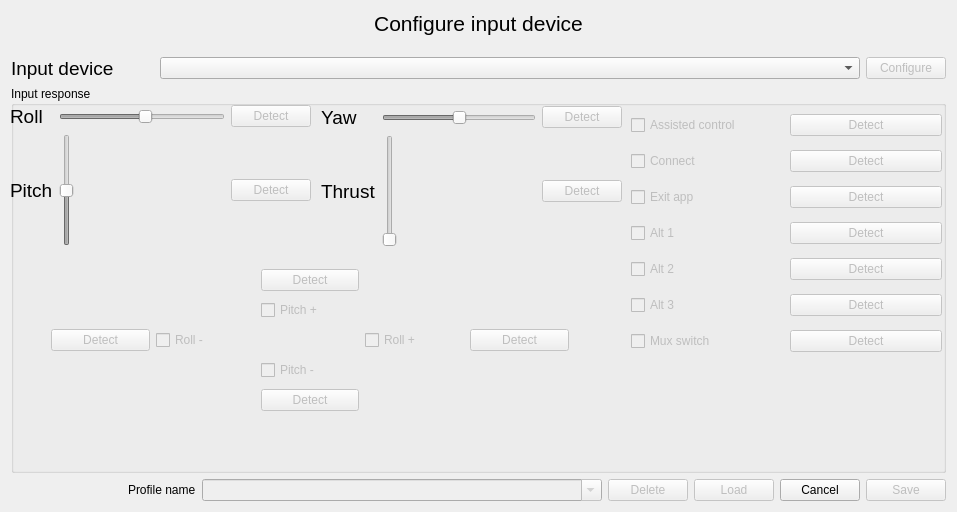
<?xml version="1.0" encoding="UTF-8"?>
<ui version="4.0">
 <class>Form</class>
 <widget class="QWidget" name="Form">
  <property name="windowModality">
   <enum>Qt::ApplicationModal</enum>
  </property>
  <property name="geometry">
   <rect>
    <x>0</x>
    <y>0</y>
    <width>957</width>
    <height>512</height>
   </rect>
  </property>
  <property name="windowTitle">
   <string>Input device configuration</string>
  </property>
  <layout class="QHBoxLayout" name="horizontalLayout">
   <item>
    <layout class="QVBoxLayout" name="verticalLayout">
     <item>
      <widget class="QLabel" name="label">
       <property name="maximumSize">
        <size>
         <width>16777215</width>
         <height>40</height>
        </size>
       </property>
       <property name="font">
        <font>
         <pointsize>16</pointsize>
        </font>
       </property>
       <property name="text">
        <string>Configure input device</string>
       </property>
       <property name="alignment">
        <set>Qt::AlignHCenter|Qt::AlignTop</set>
       </property>
      </widget>
     </item>
     <item>
      <layout class="QGridLayout" name="gridLayout_4">
       <item row="0" column="0">
        <widget class="QLabel" name="label_2">
         <property name="font">
          <font>
           <pointsize>14</pointsize>
          </font>
         </property>
         <property name="text">
          <string>Input device</string>
         </property>
        </widget>
       </item>
       <item row="0" column="1">
        <widget class="QComboBox" name="inputDeviceSelector">
         <property name="minimumSize">
          <size>
           <width>700</width>
           <height>0</height>
          </size>
         </property>
         <property name="duplicatesEnabled">
          <bool>false</bool>
         </property>
        </widget>
       </item>
       <item row="0" column="2">
        <widget class="QPushButton" name="configButton">
         <property name="enabled">
          <bool>false</bool>
         </property>
         <property name="maximumSize">
          <size>
           <width>80</width>
           <height>16777215</height>
          </size>
         </property>
         <property name="text">
          <string>Configure</string>
         </property>
        </widget>
       </item>
      </layout>
     </item>
     <item>
      <layout class="QHBoxLayout" name="inputDetectionLayout">
       <item>
        <widget class="QGroupBox" name="inputDetectionGroup">
         <property name="minimumSize">
          <size>
           <width>0</width>
           <height>365</height>
          </size>
         </property>
         <property name="maximumSize">
          <size>
           <width>16777215</width>
           <height>500</height>
          </size>
         </property>
         <property name="title">
          <string>Input response</string>
         </property>
         <widget class="QWidget" name="gridLayoutWidget">
          <property name="geometry">
           <rect>
            <x>-1</x>
            <y>19</y>
            <width>301</width>
            <height>141</height>
           </rect>
          </property>
          <layout class="QGridLayout" name="gridLayout_3">
           <item row="0" column="1">
            <widget class="QSlider" name="rollAxisValue">
             <property name="enabled">
              <bool>false</bool>
             </property>
             <property name="minimumSize">
              <size>
               <width>0</width>
               <height>0</height>
              </size>
             </property>
             <property name="maximumSize">
              <size>
               <width>16777215</width>
               <height>16777215</height>
              </size>
             </property>
             <property name="minimum">
              <number>-100</number>
             </property>
             <property name="maximum">
              <number>100</number>
             </property>
             <property name="sliderPosition">
              <number>5</number>
             </property>
             <property name="orientation">
              <enum>Qt::Horizontal</enum>
             </property>
             <property name="invertedAppearance">
              <bool>false</bool>
             </property>
             <property name="invertedControls">
              <bool>false</bool>
             </property>
             <property name="tickPosition">
              <enum>QSlider::NoTicks</enum>
             </property>
            </widget>
           </item>
           <item row="1" column="0">
            <widget class="QLabel" name="label_3">
             <property name="font">
              <font>
               <pointsize>14</pointsize>
              </font>
             </property>
             <property name="text">
              <string>Pitch</string>
             </property>
            </widget>
           </item>
           <item row="0" column="0">
            <widget class="QLabel" name="label_5">
             <property name="font">
              <font>
               <pointsize>14</pointsize>
              </font>
             </property>
             <property name="text">
              <string>Roll</string>
             </property>
            </widget>
           </item>
           <item row="1" column="1">
            <widget class="QSlider" name="pitchAxisValue">
             <property name="enabled">
              <bool>false</bool>
             </property>
             <property name="minimumSize">
              <size>
               <width>0</width>
               <height>0</height>
              </size>
             </property>
             <property name="maximumSize">
              <size>
               <width>16777215</width>
               <height>16777215</height>
              </size>
             </property>
             <property name="layoutDirection">
              <enum>Qt::LeftToRight</enum>
             </property>
             <property name="minimum">
              <number>-100</number>
             </property>
             <property name="maximum">
              <number>100</number>
             </property>
             <property name="singleStep">
              <number>1</number>
             </property>
             <property name="sliderPosition">
              <number>0</number>
             </property>
             <property name="tracking">
              <bool>false</bool>
             </property>
             <property name="orientation">
              <enum>Qt::Vertical</enum>
             </property>
             <property name="invertedAppearance">
              <bool>false</bool>
             </property>
             <property name="invertedControls">
              <bool>false</bool>
             </property>
             <property name="tickPosition">
              <enum>QSlider::NoTicks</enum>
             </property>
            </widget>
           </item>
           <item row="0" column="2">
            <widget class="QPushButton" name="detectRoll">
             <property name="enabled">
              <bool>false</bool>
             </property>
             <property name="text">
              <string>Detect</string>
             </property>
            </widget>
           </item>
           <item row="1" column="2">
            <widget class="QPushButton" name="detectPitch">
             <property name="enabled">
              <bool>false</bool>
             </property>
             <property name="text">
              <string>Detect</string>
             </property>
            </widget>
           </item>
          </layout>
         </widget>
         <widget class="QWidget" name="gridLayoutWidget_4">
          <property name="geometry">
           <rect>
            <x>310</x>
            <y>20</y>
            <width>301</width>
            <height>141</height>
           </rect>
          </property>
          <layout class="QGridLayout" name="gridLayout_6">
           <item row="1" column="0">
            <widget class="QLabel" name="label_7">
             <property name="font">
              <font>
               <pointsize>14</pointsize>
              </font>
             </property>
             <property name="text">
              <string>Thrust</string>
             </property>
            </widget>
           </item>
           <item row="1" column="1">
            <widget class="QSlider" name="thrustAxisValue">
             <property name="enabled">
              <bool>false</bool>
             </property>
             <property name="minimumSize">
              <size>
               <width>0</width>
               <height>0</height>
              </size>
             </property>
             <property name="maximumSize">
              <size>
               <width>16777215</width>
               <height>16777215</height>
              </size>
             </property>
             <property name="minimum">
              <number>0</number>
             </property>
             <property name="maximum">
              <number>100</number>
             </property>
             <property name="singleStep">
              <number>0</number>
             </property>
             <property name="sliderPosition">
              <number>0</number>
             </property>
             <property name="tracking">
              <bool>true</bool>
             </property>
             <property name="orientation">
              <enum>Qt::Vertical</enum>
             </property>
             <property name="invertedAppearance">
              <bool>false</bool>
             </property>
             <property name="invertedControls">
              <bool>false</bool>
             </property>
             <property name="tickPosition">
              <enum>QSlider::NoTicks</enum>
             </property>
            </widget>
           </item>
           <item row="0" column="1">
            <widget class="QSlider" name="yawAxisValue">
             <property name="enabled">
              <bool>false</bool>
             </property>
             <property name="minimumSize">
              <size>
               <width>0</width>
               <height>0</height>
              </size>
             </property>
             <property name="maximumSize">
              <size>
               <width>16777215</width>
               <height>16777215</height>
              </size>
             </property>
             <property name="minimum">
              <number>-100</number>
             </property>
             <property name="maximum">
              <number>100</number>
             </property>
             <property name="singleStep">
              <number>0</number>
             </property>
             <property name="sliderPosition">
              <number>1</number>
             </property>
             <property name="tracking">
              <bool>true</bool>
             </property>
             <property name="orientation">
              <enum>Qt::Horizontal</enum>
             </property>
             <property name="invertedAppearance">
              <bool>false</bool>
             </property>
             <property name="invertedControls">
              <bool>false</bool>
             </property>
             <property name="tickPosition">
              <enum>QSlider::NoTicks</enum>
             </property>
            </widget>
           </item>
           <item row="1" column="2">
            <widget class="QPushButton" name="detectThrust">
             <property name="enabled">
              <bool>false</bool>
             </property>
             <property name="text">
              <string>Detect</string>
             </property>
            </widget>
           </item>
           <item row="0" column="0">
            <widget class="QLabel" name="label_4">
             <property name="font">
              <font>
               <pointsize>14</pointsize>
              </font>
             </property>
             <property name="text">
              <string>Yaw</string>
             </property>
            </widget>
           </item>
           <item row="0" column="2">
            <widget class="QPushButton" name="detectYaw">
             <property name="enabled">
              <bool>false</bool>
             </property>
             <property name="text">
              <string>Detect</string>
             </property>
            </widget>
           </item>
          </layout>
         </widget>
         <widget class="QWidget" name="gridLayoutWidget_5">
          <property name="geometry">
           <rect>
            <x>40</x>
            <y>180</y>
            <width>518</width>
            <height>151</height>
           </rect>
          </property>
          <layout class="QGridLayout" name="gridLayout">
           <item row="2" column="1">
            <widget class="QCheckBox" name="rollNeg">
             <property name="enabled">
              <bool>false</bool>
             </property>
             <property name="text">
              <string>Roll -</string>
             </property>
             <property name="checkable">
              <bool>true</bool>
             </property>
            </widget>
           </item>
           <item row="3" column="2">
            <widget class="QCheckBox" name="pitchNeg">
             <property name="enabled">
              <bool>false</bool>
             </property>
             <property name="text">
              <string>Pitch -</string>
             </property>
             <property name="checkable">
              <bool>true</bool>
             </property>
            </widget>
           </item>
           <item row="4" column="2">
            <widget class="QPushButton" name="detectPitchNeg">
             <property name="enabled">
              <bool>false</bool>
             </property>
             <property name="text">
              <string>Detect</string>
             </property>
            </widget>
           </item>
           <item row="2" column="3">
            <widget class="QCheckBox" name="rollPos">
             <property name="enabled">
              <bool>false</bool>
             </property>
             <property name="text">
              <string>Roll +</string>
             </property>
             <property name="checkable">
              <bool>true</bool>
             </property>
            </widget>
           </item>
           <item row="2" column="4">
            <widget class="QPushButton" name="detectRollPos">
             <property name="enabled">
              <bool>false</bool>
             </property>
             <property name="text">
              <string>Detect</string>
             </property>
            </widget>
           </item>
           <item row="0" column="2">
            <widget class="QPushButton" name="detectPitchPos">
             <property name="enabled">
              <bool>false</bool>
             </property>
             <property name="text">
              <string>Detect</string>
             </property>
            </widget>
           </item>
           <item row="2" column="0">
            <widget class="QPushButton" name="detectRollNeg">
             <property name="enabled">
              <bool>false</bool>
             </property>
             <property name="text">
              <string>Detect</string>
             </property>
            </widget>
           </item>
           <item row="1" column="2">
            <widget class="QCheckBox" name="pitchPos">
             <property name="enabled">
              <bool>false</bool>
             </property>
             <property name="text">
              <string>Pitch +</string>
             </property>
             <property name="checkable">
              <bool>true</bool>
             </property>
            </widget>
           </item>
          </layout>
         </widget>
         <widget class="QWidget" name="gridLayoutWidget_2">
          <property name="geometry">
           <rect>
            <x>620</x>
            <y>20</y>
            <width>311</width>
            <height>261</height>
           </rect>
          </property>
          <layout class="QGridLayout" name="gridLayout_5">
           <item row="6" column="0">
            <widget class="QCheckBox" name="alt3">
             <property name="enabled">
              <bool>false</bool>
             </property>
             <property name="text">
              <string>Alt 3</string>
             </property>
            </widget>
           </item>
           <item row="5" column="1">
            <widget class="QPushButton" name="detectAlt2">
             <property name="enabled">
              <bool>false</bool>
             </property>
             <property name="text">
              <string>Detect</string>
             </property>
            </widget>
           </item>
           <item row="4" column="0">
            <widget class="QCheckBox" name="alt1">
             <property name="enabled">
              <bool>false</bool>
             </property>
             <property name="text">
              <string>Alt 1</string>
             </property>
             <property name="checkable">
              <bool>true</bool>
             </property>
            </widget>
           </item>
           <item row="3" column="1">
            <widget class="QPushButton" name="detectExitapp">
             <property name="enabled">
              <bool>false</bool>
             </property>
             <property name="text">
              <string>Detect</string>
             </property>
            </widget>
           </item>
           <item row="2" column="1">
            <widget class="QPushButton" name="detectConnect">
             <property name="enabled">
              <bool>false</bool>
             </property>
             <property name="text">
              <string>Detect</string>
             </property>
            </widget>
           </item>
           <item row="2" column="0">
            <widget class="QCheckBox" name="connect">
             <property name="enabled">
              <bool>false</bool>
             </property>
             <property name="text">
              <string>Connect</string>
             </property>
             <property name="checkable">
              <bool>true</bool>
             </property>
            </widget>
           </item>
           <item row="3" column="0">
            <widget class="QCheckBox" name="exitapp">
             <property name="enabled">
              <bool>false</bool>
             </property>
             <property name="text">
              <string>Exit app</string>
             </property>
             <property name="checkable">
              <bool>true</bool>
             </property>
            </widget>
           </item>
           <item row="1" column="0">
            <widget class="QCheckBox" name="_assisted_control">
             <property name="enabled">
              <bool>false</bool>
             </property>
             <property name="text">
              <string>Assisted control</string>
             </property>
             <property name="checkable">
              <bool>true</bool>
             </property>
            </widget>
           </item>
           <item row="1" column="1">
            <widget class="QPushButton" name="_detect_assisted_control">
             <property name="enabled">
              <bool>false</bool>
             </property>
             <property name="text">
              <string>Detect</string>
             </property>
            </widget>
           </item>
           <item row="5" column="0">
            <widget class="QCheckBox" name="alt2">
             <property name="enabled">
              <bool>false</bool>
             </property>
             <property name="text">
              <string>Alt 2</string>
             </property>
             <property name="checkable">
              <bool>true</bool>
             </property>
            </widget>
           </item>
           <item row="4" column="1">
            <widget class="QPushButton" name="detectAlt1">
             <property name="enabled">
              <bool>false</bool>
             </property>
             <property name="text">
              <string>Detect</string>
             </property>
            </widget>
           </item>
           <item row="7" column="0">
            <widget class="QCheckBox" name="muxswitch">
             <property name="enabled">
              <bool>false</bool>
             </property>
             <property name="text">
              <string>Mux switch</string>
             </property>
             <property name="checkable">
              <bool>true</bool>
             </property>
            </widget>
           </item>
           <item row="7" column="1">
            <widget class="QPushButton" name="detectMuxswitch">
             <property name="enabled">
              <bool>false</bool>
             </property>
             <property name="text">
              <string>Detect</string>
             </property>
            </widget>
           </item>
           <item row="6" column="1">
            <widget class="QPushButton" name="detectAlt3">
             <property name="enabled">
              <bool>false</bool>
             </property>
             <property name="text">
              <string>Detect</string>
             </property>
            </widget>
           </item>
          </layout>
         </widget>
        </widget>
       </item>
      </layout>
     </item>
     <item>
      <layout class="QGridLayout" name="gridLayout_2">
       <item row="0" column="1">
        <widget class="QLabel" name="label_16">
         <property name="text">
          <string>Profile name</string>
         </property>
        </widget>
       </item>
       <item row="0" column="0">
        <spacer name="horizontalSpacer_9">
         <property name="orientation">
          <enum>Qt::Horizontal</enum>
         </property>
         <property name="sizeHint" stdset="0">
          <size>
           <width>40</width>
           <height>20</height>
          </size>
         </property>
        </spacer>
       </item>
       <item row="0" column="4">
        <widget class="QPushButton" name="deleteButton">
         <property name="enabled">
          <bool>false</bool>
         </property>
         <property name="text">
          <string>Delete</string>
         </property>
        </widget>
       </item>
       <item row="0" column="6">
        <widget class="QPushButton" name="cancelButton">
         <property name="text">
          <string>Cancel</string>
         </property>
        </widget>
       </item>
       <item row="0" column="2">
        <widget class="QComboBox" name="profileCombo">
         <property name="enabled">
          <bool>false</bool>
         </property>
         <property name="sizePolicy">
          <sizepolicy hsizetype="Fixed" vsizetype="Fixed">
           <horstretch>0</horstretch>
           <verstretch>0</verstretch>
          </sizepolicy>
         </property>
         <property name="minimumSize">
          <size>
           <width>400</width>
           <height>0</height>
          </size>
         </property>
         <property name="maximumSize">
          <size>
           <width>16777215</width>
           <height>16777215</height>
          </size>
         </property>
         <property name="editable">
          <bool>true</bool>
         </property>
        </widget>
       </item>
       <item row="0" column="7">
        <widget class="QPushButton" name="saveButton">
         <property name="enabled">
          <bool>false</bool>
         </property>
         <property name="text">
          <string>Save</string>
         </property>
        </widget>
       </item>
       <item row="0" column="5">
        <widget class="QPushButton" name="loadButton">
         <property name="enabled">
          <bool>false</bool>
         </property>
         <property name="text">
          <string>Load</string>
         </property>
        </widget>
       </item>
      </layout>
     </item>
    </layout>
   </item>
  </layout>
 </widget>
 <resources/>
 <connections/>
</ui>
